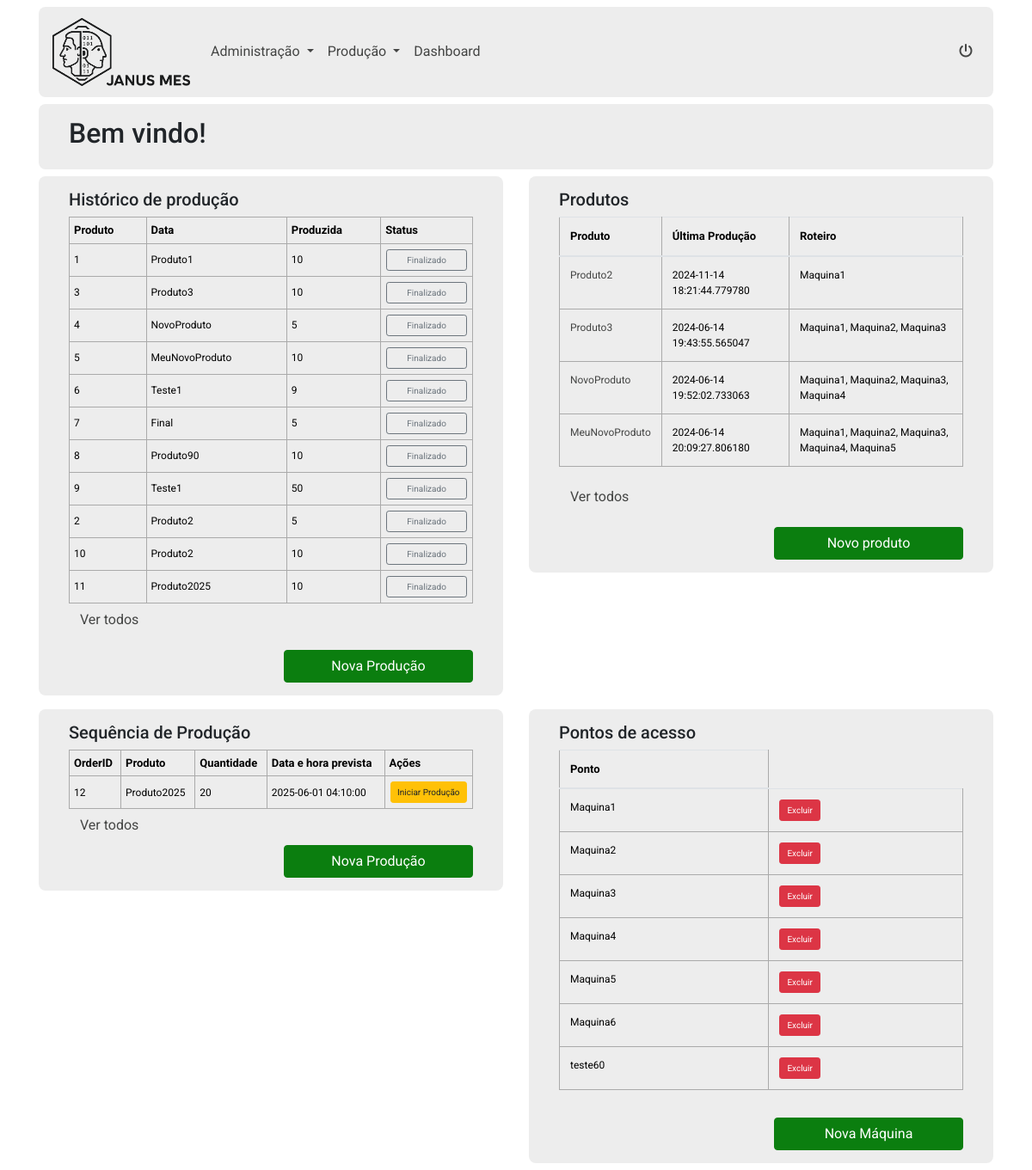
Screenshot of / (signed in) with the database file from the repository.
### app.py (models this page shows, shortened)
class OrdemProducao(db.Model):
    id = db.Column(db.Integer, primary_key=True)
    produto_id = db.Column(db.Integer, db.ForeignKey('product.id'), nullable=False)
    produto = db.relationship('Product', backref=db.backref('ordens_producao', lazy=True))
    quantidade = db.Column(db.Integer, nullable=False)
    data_prevista = db.Column(db.DateTime, nullable=False)
    status = db.Column(db.Integer, nullable=False)

class Product(db.Model):
    id = db.Column(db.Integer, primary_key=True)
    nome = db.Column(db.String(100), nullable=False)
    ultima_producao = db.Column(db.DateTime)
    access_points = db.relationship('AccessPoint', secondary=products_access_points, backref=db.backref('products', lazy='dynamic'))

class AccessPoint(db.Model):
    id = db.Column(db.Integer, primary_key=True)
    name = db.Column(db.String(100), unique=True, nullable=False)

### app.py (the view, shortened to what this page needs)
@app.route('/', methods=['GET', 'POST'])
@login_required
def index():
    produtos = Product.query.join(Product.access_points).all()
    ordens = OrdemProducao.query.order_by(OrdemProducao.data_prevista).all()
    form = TaskForm()
    tasks = aFazer.query.order_by(aFazer.date_created).all()
    access_points = AccessPoint.query.all()
    return render_template('index.html', form=form, tasks=tasks, access_points=access_points, produtos=produtos, ordens=ordens)

### app.py (called while the page is built)
@login_manager.user_loader
def load_user(user_id):
    return User.query.get(int(user_id))

### templates/index.html (shortened to what this page needs)
{% extends 'base.html' %}
{% block body %}
<div class="inicio container">
    <div class="row">
        <div class="col-12">
            <div class="inicio-card">
                <h2>Bem vindo!</h2>
            </div>
        </div>
        <div class="col-12 col-md-6 my-2 h-100">
            <div class="inicio-card h-100">
                <h5>Histórico de produção</h5>
                <div class="table-responsive">
                    <table>
                        <thead>
                            <tr>
                                <th>Produto</th>
                                <th>Data</th>
                                <th>Produzida</th>
                                <th>Status</th>
                            </tr>
                        </thead>
                        <tbody>
                            {% for ordem in ordens %}
                                {% if ordem.status in [2,3] %}
                                <tr class="ordemDeProducao">
                                    <td>{{ ordem.id }}</td>
                                    <td>{{ ordem.produto.nome }}</td>
                                    <td>{{ ordem.quantidade }}</td>
                                    <td>
                                        {% if ordem.status == 2 %}
                                        <a class="btn btn-secondary btn-sm" href="/view_serials/{{ordem.id}}">Iniciado</a>
                                        <form action="{{ url_for('delete_serials', ordem_id=ordem.id) }}" method="post">
                                            <button type="submit" class="btn btn-danger btn-sm">Zerar Seriais</button>
                                        </form>
                                        {% elif ordem.status == 3 %}
                                            <a class="btn btn-outline-secondary btn-sm" href="/view_serials/{{ordem.id}}">Finalizado</a>
                                        {% endif %}
                                    </td>
                                </tr>
                                {% endif %}
                            {% endfor %}
                        </tbody>
                    </table>
                    <small>
                        <a class="btn btn-link" href="/pastProductions">Ver todos</a>
                    </small>
                </div>
                <div class="row mt-3">
                    <div class="col-12 col-md-6 col-lg-6 ml-auto">
                        <button class="btn btn-primary btn-block" data-toggle="modal" data-target="#modalNovaProducao">Nova Produção</button>
                    </div>
                </div>
            </div>
        </div>
        <div class="col-12 col-md-6 my-2 h-100">
            <div class="inicio-card h-100">
                <h5>Produtos</h5>
                <div class="table-responsive">
                    <table class="table">
                        <thead>
                            <tr>
                                <th>Produto</th>
                                <th>Última Produção</th>
                                <th>Roteiro</th>
                            </tr>
                        </thead>
                        <tbody>
                            {% if produtos %}
                                {% for produto in produtos[:4] %}
                                    <tr>
                                        <td><a href="{{ url_for('product', id=produto.id) }}">{{ produto.nome }}</a></td>
                                        <td>{{ produto.ultima_producao }}</td>
                                        <td>
                                            {% if produto.access_points %}
                                                {% set access_points_names = [] %}
                                                {% for access_point in produto.access_points %}
                                                    {% set _ = access_points_names.append(access_point.name) %}
                                                {% endfor %}
                                                {{ access_points_names | join(', ') }}
                                            {% else %}
                                                Sem roteiro definido
                                            {% endif %}
                                        </td>
                                    </tr>
                                {% endfor %}
                            {% else %}
                                <tr>
                                    <td colspan="3">Nenhum produto encontrado.</td>
                                </tr>
                            {% endif %}
                        </tbody>
                    </table>
                    <small>
                        <a class="btn btn-link" href="/products">Ver todos</a>
                    </small>
                </div>
                <div class="row mt-3">
                    <div class="col-12 col-md-6 col-lg-6 ml-auto">
                        <button class="btn btn-primary btn-block" data-toggle="modal" data-target="#modalNovoProduto">Novo produto</button>
                    </div>
                </div>
            </div>
        </div>
        <div class="col-12 col-md-6 my-2 h-100">
            <div class="inicio-card h-100">
                <h5>Sequência de Produção</h5>
                <div class="table-responsive">
                    <table>
                        <thead>
                            <tr>
                                <th>OrderID</th>
                                <th>Produto</th>
                                <th>Quantidade</th>
                                <th>Data e hora prevista</th>
                                <th>Ações</th>
                            </tr>
                        </thead>
                        <tbody>
                            {% for ordem in ordens %}
                                {% if ordem.status in [1] %}
                                    <tr class="ordemDeProducao">
                                        <td>{{ ordem.id }}</td>
                                        <td>{{ ordem.produto.nome }}</td>
                                        <td>{{ ordem.quantidade }}</td>
                                        <td>{{ ordem.data_prevista.strftime('%Y-%m-%d %H:%M:%S') }}</td>
                                        <td>
                                            <form method="POST" action="{{ url_for('generate_serials', ordem_id=ordem.id) }}">
                                                <button type="submit" class="btn btn-warning btn-sm">Iniciar Produção</button>
                                            </form>
                                        </td>
                                    </tr>
                                    {% endif %}
                                {% endfor %}
                        </tbody>
                    </table>
                    <small>
                        <a class="btn btn-link" href="/nextOrders">Ver todos</a>
                    </small>
                </div>
                <div class="row pt-1">
                    <div class="col-12 col-md-6 col-lg-6 ml-auto">
                        <button class="btn btn-primary btn-block" data-toggle="modal" data-target="#modalNovaProducao">Nova Produção</button>
                    </div>
                </div>
            </div>
        </div>
        <div class="col-12 col-md-6 my-2 h-100">
            <div class="inicio-card h-100">
                <h5>Pontos de acesso</h5>
                <div class="table-responsive">
                    <table class="table">
                        <thead>
                            <tr>
                                <th>Ponto</th>
                            </tr>
                        </thead>
                        <tbody>
                            {% for access_point in access_points %}
                            <tr>
                                <td>{{ access_point.name }}</td>
                                <td>
                                    <form method="POST" action="{{ url_for('delete_access_point', access_point_id=access_point.id) }}">
                                        <button type="submit" class="btn btn-danger btn-sm">Excluir</button>
                                    </form>
                                </td>
                            </tr>
                            {% endfor %}
                        </tbody>
                    </table>
                </div>
                <div class="row mt-3">
                    <div class="col-12 col-md-6 col-lg-6 ml-auto">
                        <a class="btn btn-primary btn-block" href="/create_access_point">
                            Nova Máquina
                        </a>
                    </div>
                </div>
            </div>
        </div>
    </div>
</div>
{% endblock %}

### static/css/main.css (style rules this page uses)
:root { --verde: #0abb10; --verde-escuro: #0b7e0f; --cinza: #ededed; --cinza-escuro: #444544; --azul-escuro: #13017a; }
.btn-primary { background-color: var(--verde-escuro)!important; border-color: var(--verde-escuro)!important; }
body a { color: var(--cinza-escuro); }
.btn-link { color: var(--cinza-escuro)!important; }
body { margin: 0; font-family: "Roboto", sans-serif!important; background-color: transparent!important; background-image: url('../img/common/background.jpg'); background-size: cover; background-position: center; font-size: .8rem; }
table, td, th { border: 1px solid #aaa; }
table { border-collapse: collapse; width: 100%; }
th { height: 30px; padding: 5px; }
td { text-align: center; padding: 5px; }
.inicio .inicio-card { padding: 15px 35px; background-color: var(--cinza); border-radius: 8px; }
.inicio .inicio-card table { font-size: 12px; color: black; text-align: left; border: none; }
.inicio .inicio-card table th { font-size: 13px; font-weight: 700; }
.inicio .inicio-card table td { text-align: left; }
td button, td a.btn { font-size: 10px!important; }
tr.ordemDeProducao .btn { font-size: 10px !important; padding: 4px !important; width: calc(100% - 2px); margin: 1px; }

### rows the page displays
OrdemProducao: id "1", produto.nome "Produto1", quantidade "10"
OrdemProducao: id "3", produto.nome "Produto3", quantidade "10"
OrdemProducao: id "4", produto.nome "NovoProduto", quantidade "5"
OrdemProducao: id "5", produto.nome "MeuNovoProduto", quantidade "10"
OrdemProducao: id "6", produto.nome "Teste1", quantidade "9"
OrdemProducao: id "7", produto.nome "Final", quantidade "5"
OrdemProducao: id "8", produto.nome "Produto90", quantidade "10"
OrdemProducao: id "9", produto.nome "Teste1", quantidade "50"
OrdemProducao: id "2", produto.nome "Produto2", quantidade "5"
OrdemProducao: id "10", produto.nome "Produto2", quantidade "10"
OrdemProducao: id "11", produto.nome "Produto2025", quantidade "10"
Product: nome "Produto2", ultima_producao "2024-11-14 18:21:44.779780", access_points_names "Maquina1"
Product: nome "Produto3", ultima_producao "2024-06-14 19:43:55.565047", access_points_names "Maquina1, Maquina2, Maquina3"
Product: nome "NovoProduto", ultima_producao "2024-06-14 19:52:02.733063", access_points_names "Maquina1, Maquina2, Maquina3, Maquina4"
Product: nome "MeuNovoProduto", ultima_producao "2024-06-14 20:09:27.806180", access_points_names "Maquina1, Maquina2, Maquina3, Maquina4, Maquina5"
OrdemProducao: id "12", produto.nome "Produto2025", quantidade "20", data_prevista "2025-06-01 04:10:00"
AccessPoint: name "Maquina1"
AccessPoint: name "Maquina2"
AccessPoint: name "Maquina3"
AccessPoint: name "Maquina4"
AccessPoint: name "Maquina5"
AccessPoint: name "Maquina6"
AccessPoint: name "teste60"
